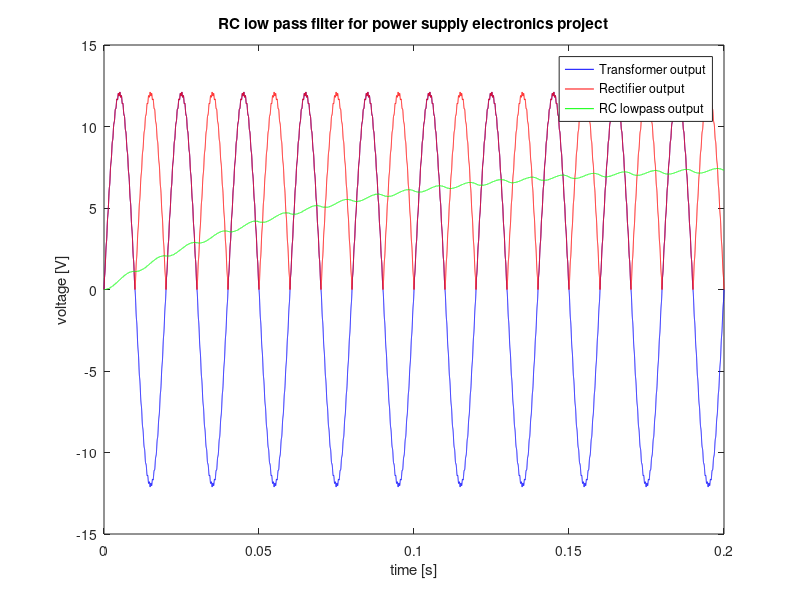

Source code (MATLAB):
clear;
clc;
pkg load signal;

% Source Signal 
fe = 4e3;   % sampling frequency because digital simulation
f1 = 50;    % 50 Hz 
T1 = 1/f1;  % 0.02s
f2 = 2e3;   % some noise signal
V = 12;     % voltage output of transformer

Tmax = 10*T1;

t = 0:T1/fe:Tmax;
v = V*sin(2*pi*f1*t) + (V*0.01)*sin(2*pi*f2*t); % transformer output
r = abs(v); % rectifier output

% Filter 
C = 470e-6;        % because I already have a bunch of them
fc = 50*0.05;      % lower than desired cutoff for stability
R = 1/(2*pi*C*fc); % resistor value I'm looking for

a0  = 1;           % no amplifier
tau = R*C;         % time constant

s = tf(a0, [tau 1]); % 1st order RC low pass filter
y = lsim(s, r, t);   % simulate output based on rectifier signal as input

plot(t,v,'b',t,r,'r',t,y,'g');
title("RC low pass filter for power supply electronics project");
xlabel("time [s]");
ylabel("voltage [V]");
legend("Transformer output","Rectifier output","RC lowpass output");